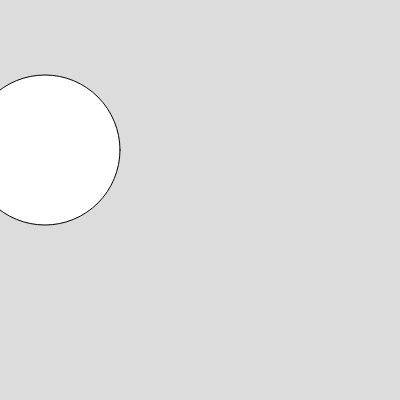
Frame 1 (no input)
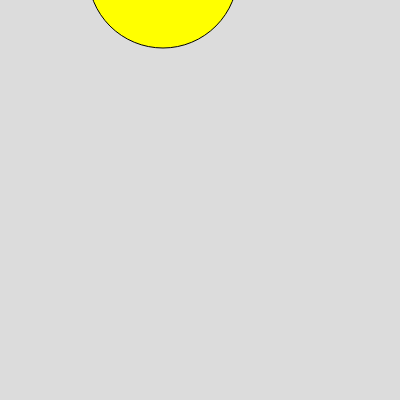
Frame 60 (no input)
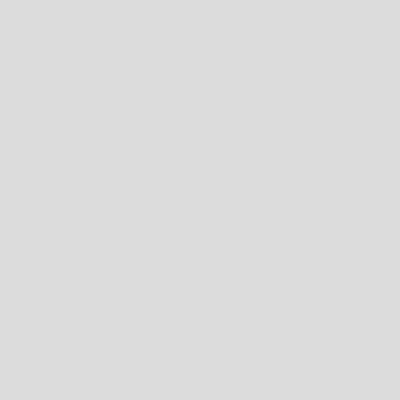
Frame 120 (the mouse pressed at the canvas centre since frame 60)

The p5.js sketch that drew these frames (run headless with seeded random() and noise() and a simulated clock; from frame 60 on, the mouse is pressed at the canvas centre):

// p5.js sketch
// ── sketch.js
var student= {
  Name:"Vraj",
  Class:"8F",
  Role:567890,
  FavouriteSubject:"Science",
  marks:[100,99,95,92]
}
console.log(student.Name)
console.log(student.Class)
console.log(student.Role)
console.log(student.FavouriteSubject)
console.log(student.marks)

var ball= {
  x:45,
  y:150,
  r:150,
  speedx:2,
  speedy:-3,
  color:["red","violet","blue","yellow"]
}


function setup() {
  createCanvas(400, 400);
}

function draw() {
  background(220);
  circle(ball.x,ball.y,ball.r);
  fill(ball.color[3])
  ball.x=ball.x+ball.speedx
  ball.y=ball.y+ball.speedy
}
